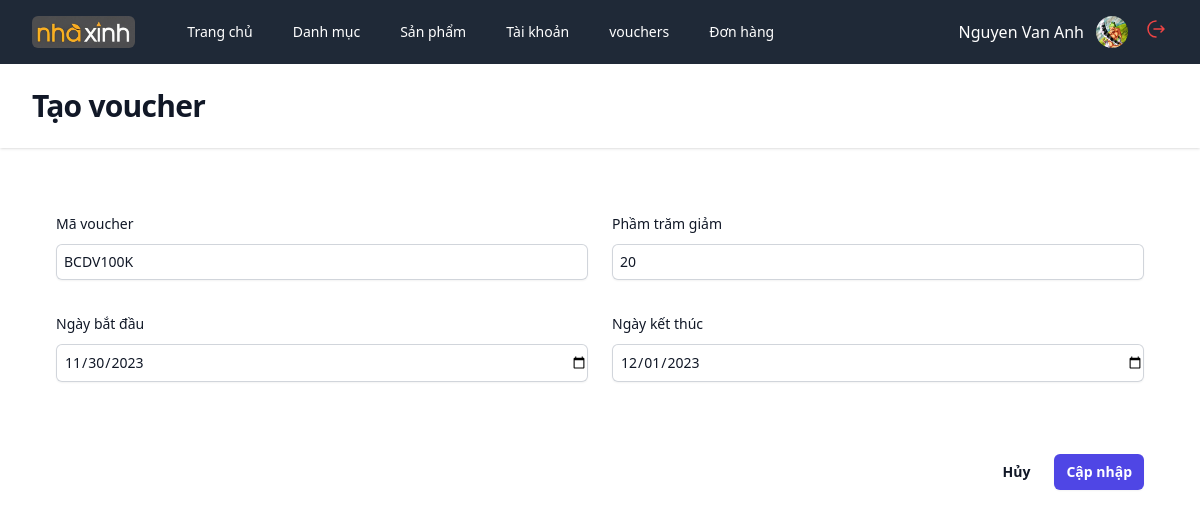
The app's page /admin?act=edit-voucher&id=2 (signed in) with its own data.
### tables this page shows
CREATE TABLE `vouchers` (
  `id` int(10) NOT NULL,
  `code` varchar(200) NOT NULL,
  `discount` int(11) NOT NULL,
  `unit` tinyint(1) NOT NULL DEFAULT 0,
  `start` date NOT NULL,
  `end` date NOT NULL,
  `is_deleted` tinyint(1) NOT NULL DEFAULT 0
);

### core.php (called while the page is built, shortened)
<?php
function viewAdmin($view, $values = [])
{
    return include("../views/admin/$view.php");
}
class Req
{
    public function __construct(
        Categories $categoriesService,
        Products $productsService,
        Users $usersService,
        Vouchers $vouchersService,
        CartsDetail $cartsService,
        Bills $billsService,
        ProductsBill $productsBillService,
        ProductDetail $productsDetailService,
        Images $imagesService,
        Reviews $reviewsService,
    ) {
        $this->vouchersService = $vouchersService;
    }
}

### controllers/admin/VouchersController.php (called while the page is built, shortened)
<?php
function controller_edit_voucher(Req $req)
{
    $error = "";
    $id = $_GET['id'];
    $voucher = $req->vouchersService->findOne($id);
    return viewAdmin('editVoucher', ['voucher' => $voucher, 'error' => $error]);
}

### admin/index.php (called while the page is built, shortened)
<?php
function bootstrap()
{
    include("./routes.php");
    include("../database/service.php");
    include("../models/categories.php");
    include("../models/products.php");
    include("../models/users.php");
    include("../models/vouchers.php");
    include("../models/cartsDetail.php");
    include("../models/bills.php");
    include("../models/productsBill.php");
    include("../models/productsDetail.php");
    include("../models/images.php");
    include("../models/reviews.php");
    $role = $_SESSION["user"]["role"];
    $req = new Req(
        $categories,
        $products,
        $users,
        $vouchers,
        $cartsDetail,
        $bills,
        $productsBill,
        $productsDetail,
        $images,
        $reviews,
    );
    if (!isset($_GET['act'])) $act = check_path('');
    else $act = check_path($_GET['act']);
    foreach ($routes as $route) {
        if ($act == $route['path'] && $role >= 1 && $role <= 2) {
            return $route['view']($req);
        }
    }
}
bootstrap();

### database/service.php (called while the page is built, shortened)
<?php
include("database.php");
class ServicePdo
{
    protected $pdo;
    protected $dbName;
    public function __construct($nameDB)
    {
        $this->dbName = $nameDB;
        $this->pdo = connect();
    }
    public function findOne($id)
    {
        try {
            $dbName = $this->dbName;
            $sql = "SELECT * FROM $dbName WHERE ID = $id";
            return $this->pdo->query($sql)->fetch();
        } catch (\Throwable $th) {
            return $th;
        }
    }
}

### database/database.php (called while the page is built)
<?php
function connect()
{
    try {
        $connect =  new PDO("mysql:host=localhost; dbname=project", "root", "");
        $connect->setAttribute(PDO::ATTR_ERRMODE, PDO::ERRMODE_EXCEPTION);
        return $connect;
    } catch (PDOException $e) {
        echo $e->getMessage();
        throw $e;
    }
}

### views/admin/editVoucher.php (the view, shortened to what this page needs)
<!DOCTYPE html>
<html lang="en">
<head>
    <script src="https://cdn.tailwindcss.com"></script>
</head>
<body>
    <div class="min-h-full">
        <?php include('partials/header.php') ?>
        <?php extract($voucher) ?>
        <header class="bg-white shadow">
            <div class="mx-auto max-w-7xl px-4 py-6 sm:px-6 lg:px-8">
                <h1 class="text-3xl font-bold tracking-tight text-gray-900">Tạo voucher</h1>
            </div>
        </header>
        <main>
            <div class="mx-auto px-4 max-w-6xl py-6 sm:px-6 lg:px-8">
                <form action="" method="POST">
                    <div class="space-y-12">
                        <div class="">
                            <div class=" mt-10 grid grid-cols-1 gap-x-6 gap-y-8 sm:grid-cols-6">
                                <div class="col-span-6 pb-12">
                                    <div class="grid grid-cols-1 gap-x-6 gap-y-8 sm:grid-cols-6">
                                        <div class="sm:col-span-3">
                                            <label class="block text-sm font-medium leading-6 text-gray-900">Mã voucher</label>
                                            <div class="mt-2">
                                                <input required value="<?= $code ?>" maxlength="7" type="text" name="code" class="uppercase block w-full rounded-md border-0 py-1.5 text-gray-900 shadow-sm ring-1 ring-inset ring-gray-300 placeholder:text-gray-400 focus:ring-2 focus:ring-inset focus:ring-indigo-600 sm:text-sm sm:leading-6 pl-2">
                                            </div>
                                        </div>
                                        <div class="sm:col-span-3">
                                            <label class="block text-sm font-medium leading-6 text-gray-900">Phầm trăm giảm</label>
                                            <div class="mt-2">
                                                <input required value="<?= $discount ?>" type="number" name="discount" class="block w-full rounded-md border-0 py-1.5 text-gray-900 shadow-sm ring-1 ring-inset ring-gray-300 placeholder:text-gray-400 focus:ring-2 focus:ring-inset focus:ring-indigo-600 sm:text-sm sm:leading-6 pl-2">
                                            </div>
                                        </div>
                                        <div class="sm:col-span-3">
                                            <label class="block text-sm font-medium leading-6 text-gray-900">Ngày bắt đầu</label>
                                            <div class="mt-2">
                                                <input required value="<?= $start ?>" type="date" name="start" class="block w-full rounded-md border-0 py-1.5 text-gray-900 shadow-sm ring-1 ring-inset ring-gray-300 placeholder:text-gray-400 focus:ring-2 focus:ring-inset focus:ring-indigo-600 sm:text-sm sm:leading-6 pl-2">
                                            </div>
                                        </div>
                                        <div class="sm:col-span-3">
                                            <label class="block text-sm font-medium leading-6 text-gray-900">Ngày kết thúc</label>
                                            <div class="mt-2">
                                                <input required value="<?= $end ?>" type="date" name="end" class="block w-full rounded-md border-0 py-1.5 text-gray-900 shadow-sm ring-1 ring-inset ring-gray-300 placeholder:text-gray-400 focus:ring-2 focus:ring-inset focus:ring-indigo-600 sm:text-sm sm:leading-6 pl-2">
                                            </div>
                                        </div>
                                    </div>
                                </div>
                            </div>
                        </div>
                    </div>
                    <div class="mt-6 flex items-center justify-end gap-x-6">
                        <a href="?act=vouchers" class="text-sm font-semibold leading-6 text-gray-900">Hủy</a>
                        <button name="update-voucher" type="submit" class="rounded-md bg-indigo-600 px-3 py-2 text-sm font-semibold text-white shadow-sm hover:bg-indigo-500 focus-visible:outline focus-visible:outline-2 focus-visible:outline-offset-2 focus-visible:outline-indigo-600">Cập nhập</button>
                    </div>
                </form>
            </div>
        </main>
    </div>
</body>
</html>

### records on screen
vouchers: code "BCDV100k", discount "20", start "11/30/2023", end "12/01/2023"

### other values on screen
$name "Trang chủ"
$name "Danh mục"
$name "Sản phẩm"
$name "Tài khoản"
$name "vouchers"
$name "Đơn hàng"
$_SESSION['user']['full_name'] "Nguyen Van Anh"
